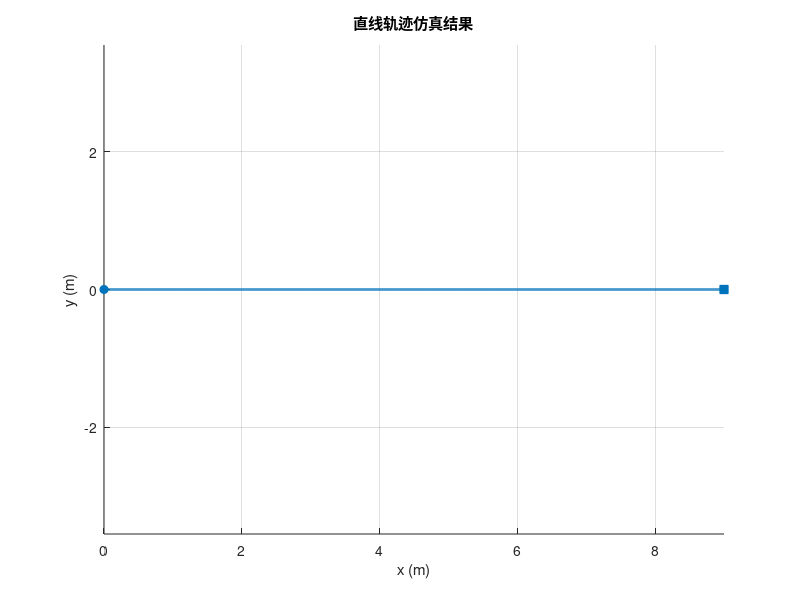
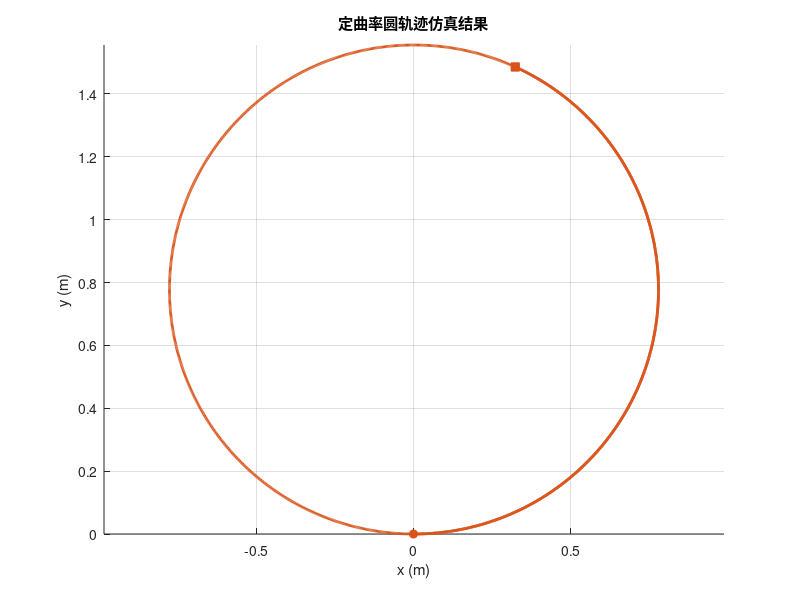
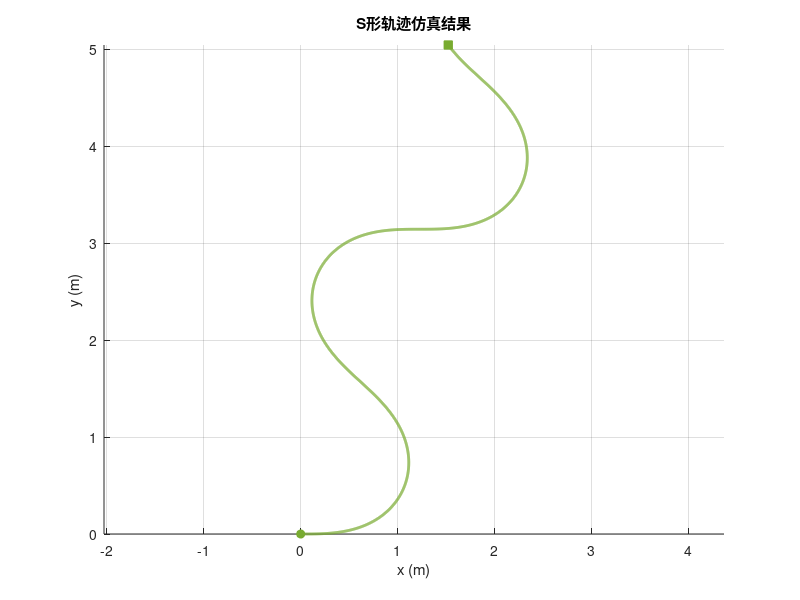
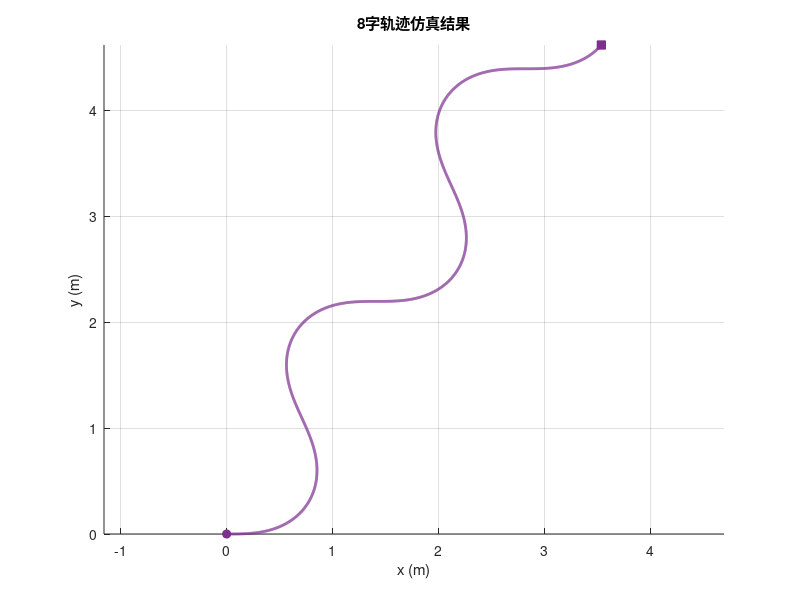

These charts were generated, in order, by the following MATLAB code: (Note: this script raises an error after producing the figures.)
%% 批量运行全部仿真, 保存图片, 输出关键数据
%  轮半径已更新为 r = 0.09 m, 对应驱动轮直径 180 mm

clear; clc; close all;

% 图片输出目录
fig_dir = fullfile(fileparts(mfilename('fullpath')), '..', 'figures');
if ~exist(fig_dir, 'dir'), mkdir(fig_dir); end

fprintf('========== 1. 典型轨迹运动学仿真 (traj_sim) ==========\n');

%% ---- 1.1 运行 traj_sim 仿真 ----
r = 0.09; L = 0.52; dt = 0.01; T = 20;
t_full = 0:dt:T;
x0 = [0;0;0];

cases = {
    struct('name','直线轨迹','color',[0.00,0.45,0.74],'v',@(tt)0.45+0*tt,'w',@(tt)0*tt), ...
    struct('name','定曲率圆轨迹','color',[0.85,0.33,0.10],'v',@(tt)0.35+0*tt,'w',@(tt)0.45+0*tt), ...
    struct('name','S形轨迹','color',[0.47,0.67,0.19],'v',@(tt)0.40+0*tt,'w',@(tt)0.6*sin(0.5*tt)), ...
    struct('name','8字轨迹','color',[0.49,0.18,0.56],'v',@(tt)0.38+0*tt,'w',@(tt)0.7*sin(0.7*tt)) ...
    };
Ncase = numel(cases);
results = cell(Ncase,1);

for i = 1:Ncase
    t_sub = t_full(1:end-1);
    v_cmd = cases{i}.v(t_sub);
    omega_cmd = cases{i}.w(t_sub);
    Nt = numel(t_full);
    x = zeros(1,Nt); y = zeros(1,Nt); theta = zeros(1,Nt);
    x(1)=x0(1); y(1)=x0(2); theta(1)=x0(3);
    wr = (2*v_cmd + omega_cmd*L)/(2*r);
    wl = (2*v_cmd - omega_cmd*L)/(2*r);
    for k = 1:Nt-1
        x(k+1) = x(k) + v_cmd(k)*cos(theta(k))*dt;
        y(k+1) = y(k) + v_cmd(k)*sin(theta(k))*dt;
        theta(k+1) = atan2(sin(theta(k)+omega_cmd(k)*dt), cos(theta(k)+omega_cmd(k)*dt));
    end
    eps_v = 1e-6;
    kappa = omega_cmd ./ max(abs(v_cmd), eps_v);
    s.name = cases{i}.name; s.color = cases{i}.color;
    s.t = t_full; s.x = x; s.y = y; s.theta = theta;
    s.v_cmd = v_cmd; s.omega_cmd = omega_cmd;
    s.wr = wr; s.wl = wl; s.kappa = kappa;
    dx = diff(x); dy = diff(y);
    s.path_len = sum(hypot(dx,dy));
    s.disp_len = hypot(x(end)-x(1), y(end)-y(1));
    s.avg_v = mean(abs(v_cmd));
    s.max_abs_omega = max(abs(omega_cmd));
    s.max_abs_kappa = max(abs(kappa));
    s.final_heading_deg = rad2deg(theta(end));
    results{i} = s;
end

% 打印汇总表
fprintf('%-16s %8s %8s %10s %12s %10s %10s\n', '轨迹类型','路径/m','位移/m','均速m/s','max|ω|','max|κ|','终点°');
for i=1:Ncase
    s = results{i};
    fprintf('%-16s %8.1f %8.3f %10.2f %12.2f %10.3f %10.1f\n', ...
        s.name, s.path_len, s.disp_len, s.avg_v, s.max_abs_omega, s.max_abs_kappa, s.final_heading_deg);
end

% ---- 1.2 保存各轨迹单独图片 ----
traj_files = {'直线.png','圆形.png','s型.png','8字.png'};
for i = 1:Ncase
    s = results{i};
    figure('Color','w','Position',[50,50,600,450]); hold on; grid on; axis equal;
    plot(s.x, s.y, 'LineWidth',2.0, 'Color', s.color);
    plot(s.x(1), s.y(1), 'o', 'Color', s.color, 'MarkerFaceColor', s.color);
    plot(s.x(end), s.y(end), 's', 'Color', s.color, 'MarkerFaceColor', s.color);
    xlabel('x (m)'); ylabel('y (m)'); title([s.name '仿真结果']);
    saveas(gcf, fullfile(fig_dir, traj_files{i}));
    close(gcf);
end

% ---- 1.3 控制输入与轮速曲线 ----
figure('Color','w','Position',[100,50,800,700]);
tiledlayout(3,1,'TileSpacing','compact','Padding','compact');
nexttile; hold on; grid on;
for i=1:Ncase, s=results{i}; plot(s.t(1:end-1),s.v_cmd,'LineWidth',1.5,'Color',s.color); end
ylabel('v (m/s)'); title('线速度指令'); legend('Location','best');
nexttile; hold on; grid on;
for i=1:Ncase, s=results{i}; plot(s.t(1:end-1),s.omega_cmd,'LineWidth',1.5,'Color',s.color); end
ylabel('\omega (rad/s)'); title('角速度指令');
nexttile; hold on; grid on;
for i=1:Ncase
    s=results{i};
    plot(s.t(1:end-1),s.wr,'-','LineWidth',1.1,'Color',s.color);
    plot(s.t(1:end-1),s.wl,'--','LineWidth',1.1,'Color',s.color);
end
xlabel('时间 (s)'); ylabel('轮角速度 (rad/s)'); title('左右轮角速度');
saveas(gcf, fullfile(fig_dir, '输入与轮速曲线.png')); close(gcf);

% ---- 1.4 曲率对比 ----
figure('Color','w','Position',[100,50,600,400]); hold on; grid on;
for i=1:Ncase, s=results{i}; plot(s.t(1:end-1),s.kappa,'LineWidth',1.5,'Color',s.color); end
xlabel('时间 (s)'); ylabel('\kappa (1/m)'); title('瞬时曲率对比');
legend('Location','best');
saveas(gcf, fullfile(fig_dir, '曲率变化.png')); close(gcf);

fprintf('\n========== 2. 双环PID控制仿真 (diff_drive_pid_sim) ==========\n');

%% ---- 2. 运行 PID 仿真 (4个场景) ----
for SCENARIO = 1:4
    fprintf('\n--- 场景 %d ---\n', SCENARIO);
    diff_drive_pid_sim_run;
end

fprintf('\n========== 3. Hybrid A* 路径规划 + 循迹仿真 ==========\n');

%% ---- 3. Hybrid A* 路径规划 ----
addpath(fileparts(mfilename('fullpath')));
ref_path = hybrid_astar();

%% ---- 4. 红外循迹仿真 ----
tracking_pid(ref_path);

fprintf('\n========== 全部仿真完成 ==========\n');

%% ===== 局部函数: PID仿真逻辑 =====
function diff_drive_pid_sim_run
    r = 0.09; L = 0.52; tau = 0.06;
    K_motor = 0.327;
    Ts = 0.005; T_sim = 12; t = 0:Ts:T_sim; N = length(t);
    Kp_v = 17.0; Ki_v = 103.0; u_sat = 24;
    Kp_dist = 0.6; Kp_theta = 3.0; Ki_theta = 0.2; Kd_theta = 0.4;
    v_max = 0.5; omega_max = 2.5;

    x = zeros(1,N); y = zeros(1,N); theta_act = zeros(1,N);
    wL_act = zeros(1,N); wR_act = zeros(1,N);
    wL_ref = zeros(1,N); wR_ref = zeros(1,N);
    v_cmd = zeros(1,N); w_cmd = zeros(1,N);
    uL = zeros(1,N); uR = zeros(1,N);
    x(1)=0; y(1)=0; theta_act(1)=0;
    wL_act(1)=0; wR_act(1)=0;
    int_theta=0; err_theta_prev=0;

    % Use evalin to get SCENARIO
    SC = evalin('caller','SCENARIO');
    fig_dir_local = evalin('caller','fig_dir');

    switch SC
        case 1
            v_ref = [zeros(1,floor(N/4)), 0.3*ones(1,N-floor(N/4))];
            w_ref = zeros(1,N);
        case 2
            x_tgt=2.0; y_tgt=1.0; theta_tgt=pi/4;
            v_ref=zeros(1,N); w_ref=zeros(1,N);
        case 3
            v_ref=0.25*ones(1,N); w_ref=zeros(1,N);
        case 4
            R_c=0.8; w_c=2*pi/16;
            v_ref=R_c*w_c*ones(1,N); w_ref=w_c*ones(1,N);
    end

    int_L=0; int_R=0;
    for k = 1:N-1
        v_cur = r/2*(wL_act(k)+wR_act(k));
        w_cur = r/L*(wR_act(k)-wL_act(k));

        switch SC
            case 1
                v_cmd(k)=v_ref(k); w_cmd(k)=0;
            case 2
                ex=x_tgt-x(k); ey=y_tgt-y(k); dist_err=sqrt(ex^2+ey^2);
                if dist_err>0.08, theta_des=atan2(ey,ex);
                else, theta_des=theta_tgt; end
                err_theta = atan2(sin(theta_des-theta_act(k)), cos(theta_des-theta_act(k)));
                int_theta = int_theta + err_theta*Ts;
                d_theta = (err_theta-err_theta_prev)/Ts;
                w_cmd(k) = Kp_theta*err_theta + Ki_theta*int_theta + Kd_theta*d_theta;
                w_cmd(k) = max(-omega_max, min(omega_max, w_cmd(k)));
                v_cmd(k) = max(0, Kp_dist*dist_err);
                if abs(err_theta)>pi/3, v_cmd(k)=v_cmd(k)*0.2; end
                if dist_err<0.02, v_cmd(k)=0; end
                err_theta_prev=err_theta;
            case 3
                lat_err = 0.6-y(k);
                theta_des = atan2(Kp_dist*lat_err, v_ref(k)+1e-6);
                err_theta = atan2(sin(theta_des-theta_act(k)),cos(theta_des-theta_act(k)));
                int_theta = int_theta + err_theta*Ts;
                d_theta = (err_theta-err_theta_prev)/Ts;
                w_cmd(k) = Kp_theta*err_theta + Ki_theta*int_theta + Kd_theta*d_theta;
                w_cmd(k) = max(-omega_max, min(omega_max, w_cmd(k)));
                v_cmd(k) = v_ref(k);
                err_theta_prev=err_theta;
            case 4
                v_cmd(k)=v_ref(k); w_cmd(k)=w_ref(k);
        end

        wL_ref(k+1) = (2*v_cmd(k)-w_cmd(k)*L)/(2*r);
        wR_ref(k+1) = (2*v_cmd(k)+w_cmd(k)*L)/(2*r);
        eL = wL_ref(k+1)-wL_act(k); eR = wR_ref(k+1)-wR_act(k);
        if abs(eL)>5.0, int_L=0; else, int_L=int_L+eL*Ts; end
        if abs(eR)>5.0, int_R=0; else, int_R=int_R+eR*Ts; end
        uL(k)=Kp_v*eL+Ki_v*int_L; uR(k)=Kp_v*eR+Ki_v*int_R;
        if abs(uL(k))>u_sat && sign(uL(k))==sign(eL), uL(k)=sign(uL(k))*u_sat; int_L=int_L-eL*Ts; end
        if abs(uR(k))>u_sat && sign(uR(k))==sign(eR), uR(k)=sign(uR(k))*u_sat; int_R=int_R-eR*Ts; end
        dwL = (K_motor*uL(k)-wL_act(k))/tau;
        dwR = (K_motor*uR(k)-wR_act(k))/tau;
        wL_act(k+1) = wL_act(k) + dwL*Ts;
        wR_act(k+1) = wR_act(k) + dwR*Ts;
        v_cur_next = r/2*(wL_act(k+1)+wR_act(k+1));
        w_cur_next = r/L*(wR_act(k+1)-wL_act(k+1));
        theta_act(k+1) = theta_act(k) + w_cur_next*Ts;
        x(k+1) = x(k) + v_cur_next*cos(theta_act(k+1))*Ts;
        y(k+1) = y(k) + v_cur_next*sin(theta_act(k+1))*Ts;
    end

    wL_ref(1)=wL_ref(2); wR_ref(1)=wR_ref(2);
    v_cur_all = r/2*(wL_act+wR_act);
    w_cur_all = r/L*(wR_act-wL_act);
    idx_ss = floor(0.75*N):N;

    % 绘图
    fig = figure('Color','w','Position',[50,50,1200,800]);
    tiledlayout(3,2,'TileSpacing','compact','Padding','compact');

    nexttile; hold on; grid on;
    plot(t, x,'b-','LineWidth',1.5); xlabel('时间 (s)'); ylabel('x (m)'); title('X 坐标');

    nexttile; hold on; grid on;
    plot(t, y,'r-','LineWidth',1.5); xlabel('时间 (s)'); ylabel('y (m)'); title('Y 坐标');

    nexttile; hold on; grid on;
    plot(t, theta_act*180/pi,'k-','LineWidth',1.5); xlabel('时间 (s)'); ylabel('\theta (°)'); title('航向角');

    nexttile; hold on; grid on;
    if SC==1||SC==3||SC==4, plot(t, v_ref,'b--','LineWidth',1); end
    plot(t, v_cur_all,'r-','LineWidth',1.5);
    xlabel('时间 (s)'); ylabel('v (m/s)'); title('线速度'); legend('参考','实际','Location','best');

    nexttile; hold on; grid on;
    if SC==4, plot(t, w_ref,'b--','LineWidth',1); end
    plot(t, w_cur_all,'r-','LineWidth',1.5);
    xlabel('时间 (s)'); ylabel('\omega (rad/s)'); title('角速度');

    nexttile; hold on; grid on;
    plot(t, uL,'b-','LineWidth',1); plot(t, uR,'r--','LineWidth',1);
    xlabel('时间 (s)'); ylabel('电压 (V)'); title('电机电压'); legend('左','右');

    sgtitle(sprintf('双环PID控制仿真 - 场景%d', SC),'FontSize',14,'FontWeight','bold');

    fnames = {'pid_step_response','pid_point_stabilization','pid_line_tracking','pid_circle_tracking'};
    saveas(fig, fullfile(fig_dir_local, [fnames{SC} '.png'])); close(fig);

    % 打印指标
    switch SC
        case 1
            v_err = mean(abs(v_ref(idx_ss)-v_cur_all(idx_ss)));
            fprintf('速度稳态误差: %.4f m/s\n', v_err);
        case 2
            fprintf('终点位置误差: (%.4f, %.4f) m\n', x_tgt-x(end), y_tgt-y(end));
            t_err = atan2(sin(theta_tgt-theta_act(end)), cos(theta_tgt-theta_act(end)));
            fprintf('终点航向误差: %.2f deg\n', t_err*180/pi);
        case 3
            fprintf('角速度RMSE: %.4f rad/s\n', sqrt(mean(w_cur_all(idx_ss).^2)));
        case 4
            fprintf('线速度RMSE: %.4f m/s\n', sqrt(mean((v_ref(idx_ss)-v_cur_all(idx_ss)).^2)));
            fprintf('角速度RMSE: %.4f rad/s\n', sqrt(mean((w_ref(idx_ss)-w_cur_all(idx_ss)).^2)));
            dist_c = abs(sqrt(x.^2+y.^2)-R_c);
            fprintf('轨迹圆度RMSE: %.4f m\n', sqrt(mean(dist_c(idx_ss).^2)));
    end
end
